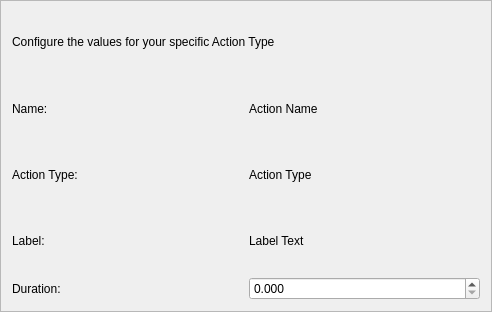
<?xml version="1.0" encoding="UTF-8"?>
<ui version="4.0">
 <class>actionWizardConfigurationFrame</class>
 <widget class="QFrame" name="actionWizardConfigurationFrame">
  <property name="geometry">
   <rect>
    <x>0</x>
    <y>0</y>
    <width>492</width>
    <height>312</height>
   </rect>
  </property>
  <property name="windowTitle">
   <string>Frame</string>
  </property>
  <property name="frameShape">
   <enum>QFrame::StyledPanel</enum>
  </property>
  <property name="frameShadow">
   <enum>QFrame::Raised</enum>
  </property>
  <layout class="QVBoxLayout" name="verticalLayout">
   <item>
    <widget class="QLabel" name="label">
     <property name="text">
      <string>Configure the values for your specific Action Type</string>
     </property>
    </widget>
   </item>
   <item>
    <layout class="QHBoxLayout" name="horizontalLayout_4">
     <item>
      <widget class="QLabel" name="nameLabel">
       <property name="toolTip">
        <string>The name of the action as it appears in viewers and the 
Event Wizard.</string>
       </property>
       <property name="text">
        <string>Name:</string>
       </property>
      </widget>
     </item>
     <item>
      <widget class="QLabel" name="name">
       <property name="toolTip">
        <string>The name of the action as it appears in viewers and the 
Event Wizard.</string>
       </property>
       <property name="text">
        <string>Action Name</string>
       </property>
      </widget>
     </item>
    </layout>
   </item>
   <item>
    <layout class="QHBoxLayout" name="horizontalLayout_3">
     <item>
      <widget class="QLabel" name="actionTypeLabel">
       <property name="toolTip">
        <string>You must select an Action Type for your Action. The Action 
Type is used to organize Actions in the Action Library. 
Four basic Action Types are provided:

* Audio - used to play audio for a specified period of time
* Video - used to play video for a specified period of time
* Text - used to display text for a specified period of time
* Image - used to display an image for a specified period of time
* Pause - used to specify a dely or 'pause' for a specified period of time</string>
       </property>
       <property name="text">
        <string>Action Type:</string>
       </property>
      </widget>
     </item>
     <item>
      <widget class="QLabel" name="actionType">
       <property name="toolTip">
        <string>You must select an Action Type for your Action. The Action 
Type is used to organize Actions in the Action Library. 
Four basic Action Types are provided:

* Audio - used to play audio for a specified period of time
* Video - used to play video for a specified period of time
* Text - used to display text for a specified period of time
* Image - used to display an image for a specified period of time
* Pause - used to specify a dely or 'pause' for a specified period of time</string>
       </property>
       <property name="text">
        <string>Action Type</string>
       </property>
      </widget>
     </item>
    </layout>
   </item>
   <item>
    <layout class="QHBoxLayout" name="horizontalLayout_2">
     <item>
      <widget class="QLabel" name="labelLabel">
       <property name="toolTip">
        <string>A short description of the action. 255 characters maximum.</string>
       </property>
       <property name="text">
        <string>Label:</string>
       </property>
      </widget>
     </item>
     <item>
      <widget class="QLabel" name="labelText">
       <property name="toolTip">
        <string>A short description of the action. 255 characters maximum.</string>
       </property>
       <property name="text">
        <string>Label Text</string>
       </property>
      </widget>
     </item>
    </layout>
   </item>
   <item>
    <layout class="QHBoxLayout" name="horizontalLayout">
     <item>
      <widget class="QLabel" name="label_2">
       <property name="text">
        <string>Duration: </string>
       </property>
      </widget>
     </item>
     <item>
      <widget class="QDoubleSpinBox" name="durationDoubleSpinBox">
       <property name="decimals">
        <number>3</number>
       </property>
       <property name="maximum">
        <double>3600.000000000000000</double>
       </property>
       <property name="singleStep">
        <double>0.050000000000000</double>
       </property>
      </widget>
     </item>
    </layout>
   </item>
  </layout>
 </widget>
 <resources/>
 <connections/>
</ui>
